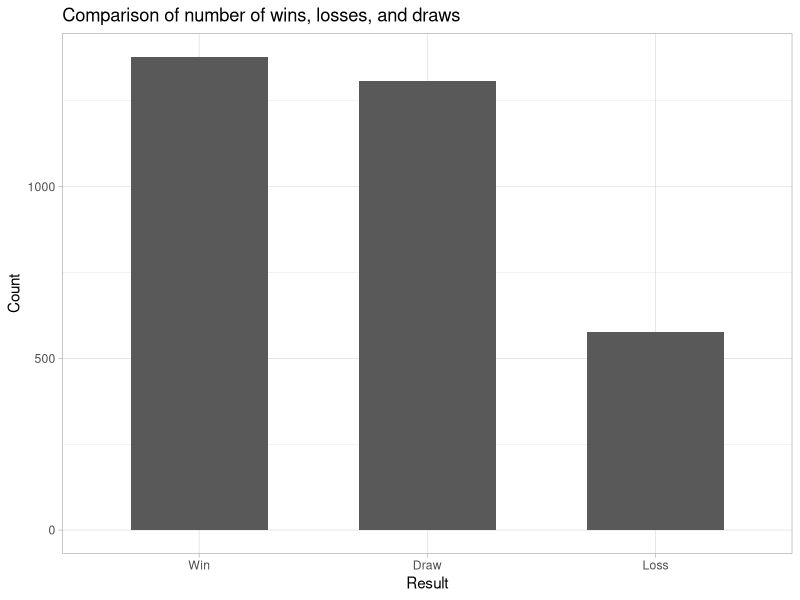
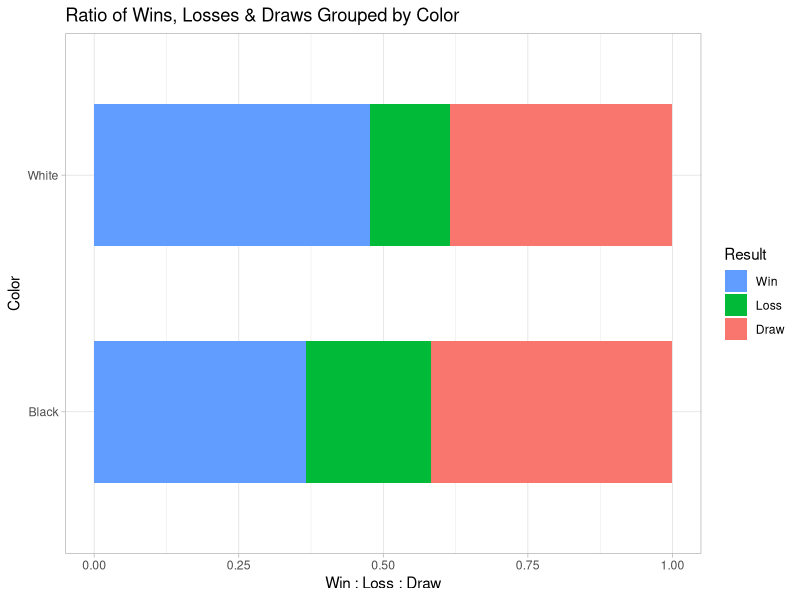
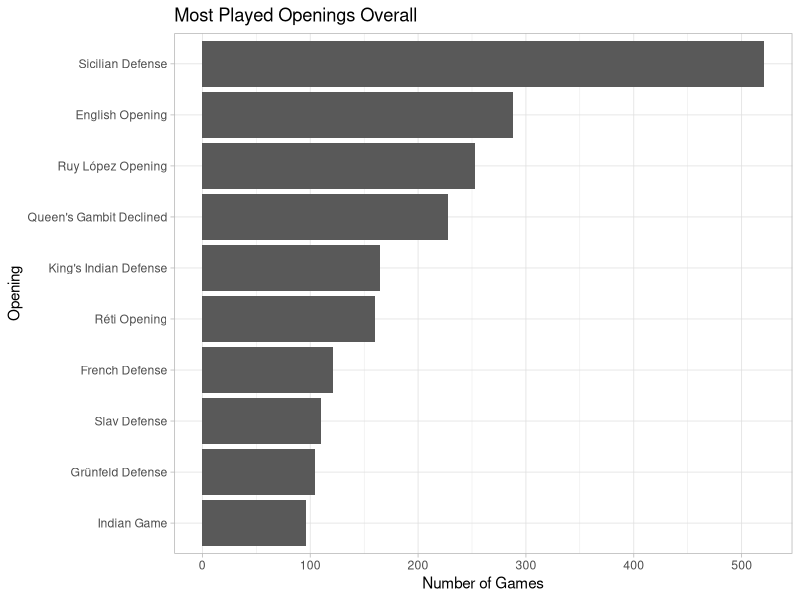
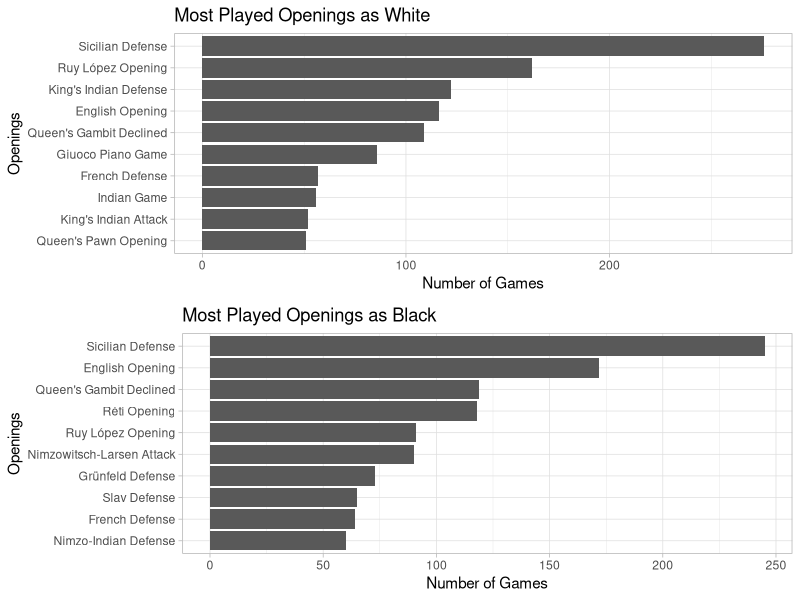
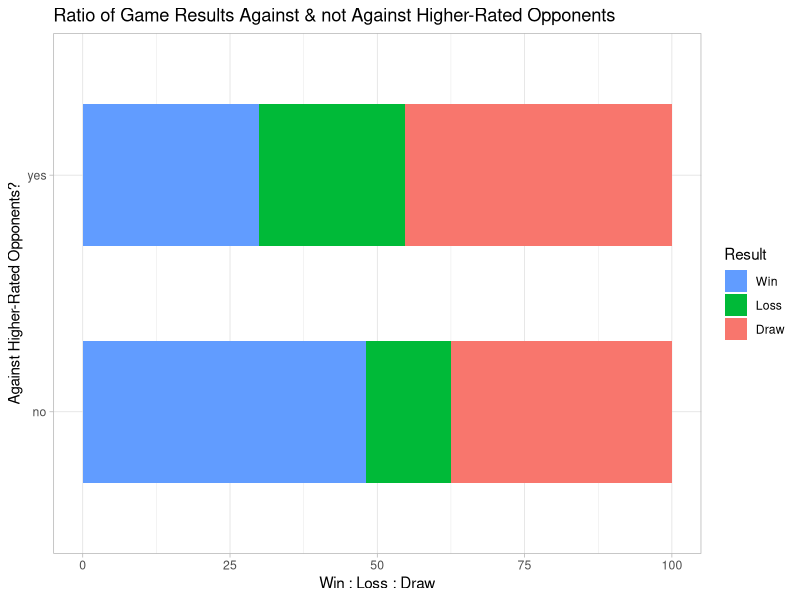
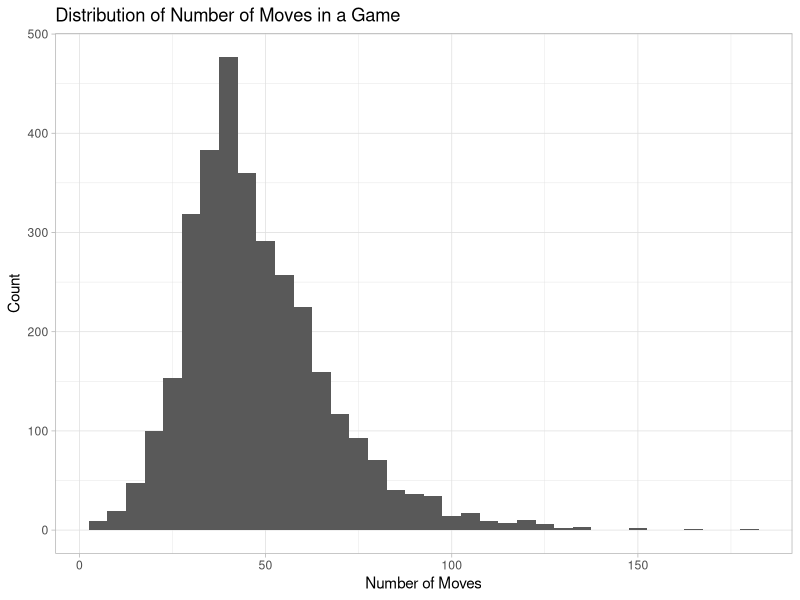
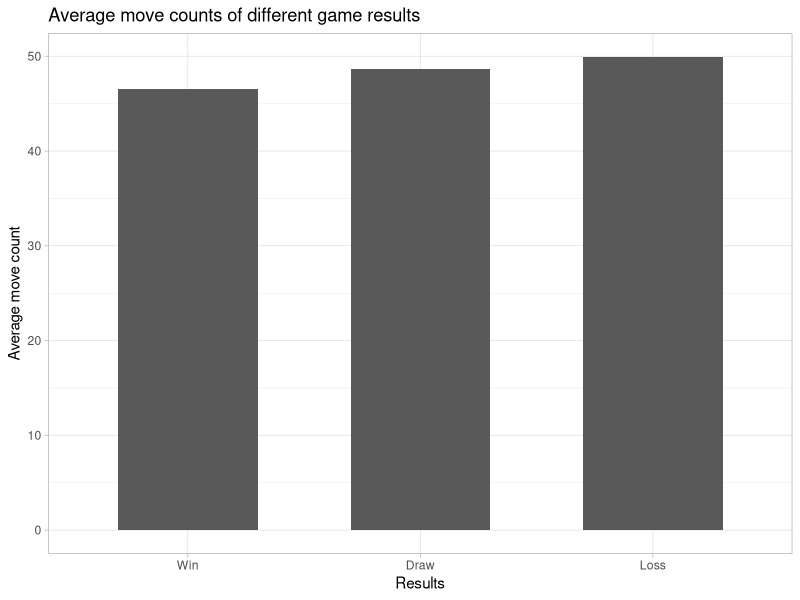
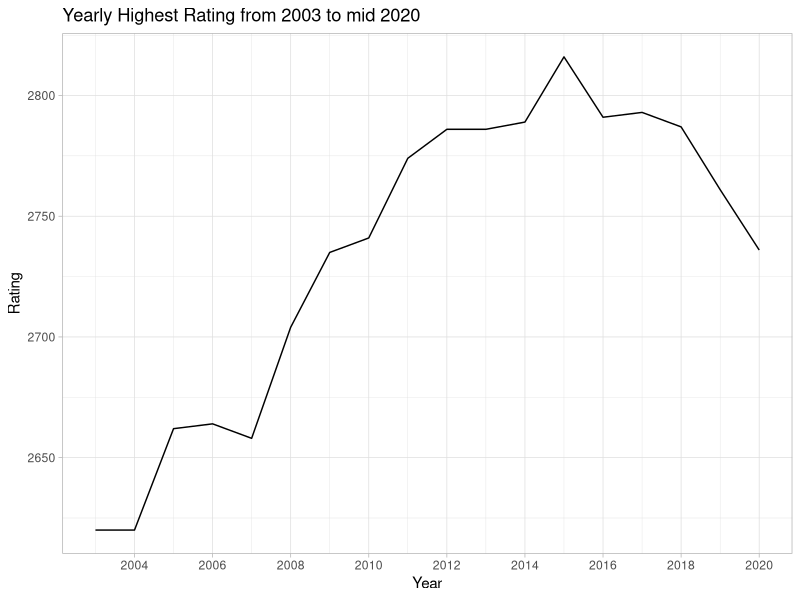

Source code (R) for these figures, in order:
## ---- chunk 1
knitr::opts_chunk$set(message = FALSE)
## ---- chunk 2
library(readr)
library(dplyr)
library(ggplot2)
library(gridExtra)
## ---- chunk 3
df <- read_csv("cleaned_data.csv")
head(df)
## ---- chunk 4
# count of win, draw, loss
overall_win <- df %>%
  group_by(Result) %>%
  summarise(Count = n())

# vars for inline code
ngame <- summarise(df, n()) %>% as.character()
wins <- overall_win[3, 2] %>% as.character()
loss <- overall_win[2, 2] %>% as.character()
draw <- overall_win[1, 2] %>% as.character()
wr <- round(as.numeric(wins) / as.numeric(ngame) * 100, 2)

# plot
overall_win %>%
  ggplot(aes(x = reorder(Result, -Count), y = Count)) +
  geom_bar(stat = "identity", width = 0.6) +
  labs(
    title = "Comparison of number of wins, losses, and draws",
    x = "Result"
  ) +
  theme_light()
## ---- chunk 5
# ratio of win, draw, loss by color
winrate <- df %>%
  group_by(Color, Result) %>%
  summarise(count = n()) %>%
  mutate(Percentage = count / sum(count) * 100) %>%
  select(-count) 

# vars for inline code
w_wr <- round(winrate[6, 3], 2) %>% as.character()
b_wr <- round(winrate[3, 3], 2) %>% as.character()

# plot
winrate %>%
  ggplot(aes(x = Color, y = Percentage, fill = Result)) +
  geom_bar(stat = "identity", position = "fill", width = 0.6) +
  coord_flip() +
  labs(
    title = "Ratio of Wins, Losses & Draws Grouped by Color",
    y = "Win : Loss : Draw"
  ) +
  guides(fill = guide_legend(reverse = TRUE)) +
  theme_light()
## ---- chunk 6
# openings and their game count
overall_op <- df %>%
  group_by(Opening) %>%
  summarise(N_games = n()) %>%
  arrange(desc(N_games))

# top 10 most played openings
head(overall_op, 10) %>%
  ggplot(aes(x = reorder(Opening, N_games), y = N_games)) +
  geom_bar(stat = "identity") +
  coord_flip() +
  labs(
    title = "Most Played Openings Overall",
    x = "Opening",
    y = "Number of Games"
  ) +
  theme_light()
## ---- chunk 7
# top 10 most played openings grouped by color
top_by_color <- df %>%
  group_by(Color, Opening) %>%
  summarise(N_games = n()) %>%
  top_n(n = 10, wt = N_games)

# top 10 most played openings by white
white <- head(top_by_color, 10) %>%
  ggplot(aes(x = reorder(Opening, N_games), y = N_games)) +
  geom_bar(stat = "identity") +
  coord_flip() +
  labs(
    title = "Most Played Openings as White",
    x = "Openings",
    y = "Number of Games"
  ) +
  theme_light()


# top 10 most played openings by black
black <- tail(top_by_color, 10) %>%
  ggplot(aes(x = reorder(Opening, N_games), y = N_games)) +
  geom_bar(stat = "identity") +
  coord_flip() +
  labs(
    title = "Most Played Openings as Black",
    x = "Openings",
    y = "Number of Games"
  ) +
  theme_light()

grid.arrange(white, black)
## ---- chunk 8
# results against/not-against higher rated opponents
vs_higher <-df %>%
  mutate(Vs_higher = if_else(Opponent_rating > Rating, "yes","no")) %>%
  group_by(Vs_higher, Result) %>%
  summarise(count = n()) %>%
  mutate(Percentage = count / sum(count) * 100) %>%
  select(-count) %>%
  arrange(desc(Vs_higher))

# vars for inline code
highdraw <- round(vs_higher[1, 3], 2) %>% as.character()
lowwin <- round(vs_higher[6, 3], 2) %>% as.character()

#plot
vs_higher %>%
  ggplot(aes(x = Vs_higher, y = Percentage, fill = Result)) +
  geom_bar(stat = "identity", width = 0.6) +
  coord_flip() +
  labs(
    title = "Ratio of Game Results Against & not Against Higher-Rated Opponents",
    x = "Against Higher-Rated Opponents?",
    y = "Win : Loss : Draw"
  ) +
  guides(fill = guide_legend(reverse = TRUE)) +
  theme_light()
## ---- chunk 9
# avg number of moves
avg_mv <- round(mean(df$Moves)) %>% as.character()

# move count distribution
df %>%
  ggplot(aes(x = Moves)) +
  geom_histogram(binwidth = 5) +
  labs(
    title = "Distribution of Number of Moves in a Game",
    x = "Number of Moves",
    y = "Count"
  ) +
  theme_light()
## ---- chunk 10
# avg moves for win/draw/loss plot
df %>%
  group_by(Result) %>%
  summarise(Mean_moves = mean(Moves)) %>%
  ggplot(aes(x = reorder(Result, Mean_moves), y = Mean_moves)) +
  geom_bar(stat = "identity", width = 0.6) +
  labs(
    title = "Average move counts of different game results",
    x = "Results",
    y = "Average move count"
  ) +
  theme_light()
## ---- chunk 11
# highest rating of each year 2003-2020
df %>%
  group_by(Year) %>%
  filter(Year > 2002) %>%
  summarise(highest_rt = max(Rating, na.rm = TRUE)) %>%
  ggplot(aes(x = Year, y = highest_rt)) +
  geom_line() +
  scale_x_continuous(breaks = seq(2002, 2020, 2)) +
  labs(
    title = "Yearly Highest Rating from 2003 to mid 2020",
    y = "Rating"
  ) +
  theme_light()

max_rt <- max(df$Rating) %>% as.character()
## ---- chunk 12
# top 10 most played opponents
reg_opp <- df %>%
  group_by(Opponent) %>%
  summarise(n = n()) %>%
  arrange(desc(n)) %>%
  head(10)

# top 10 barchart
reg_opp %>%
  ggplot(aes(x = reorder(Opponent, n), y = n)) +
  geom_bar(stat = "identity", width = 0.6) +
  coord_flip() +
  labs(
    title = "Top 10 Players He Plays with Most Often",
    x = "Opponent",
    y = "Number of games played"
  ) +
  theme_light()
## ---- chunk 13
# w/d/l ratio 
df %>%
  group_by(Opponent, Result) %>%
  filter(Opponent %in% reg_opp$Opponent) %>%
  summarise(n = n()) %>%
  ggplot(aes(x = Opponent, y = n, fill = Result)) +
  geom_bar(stat = "identity",position = "fill", width = 0.6) +
  coord_flip() +
  labs(
    title = "Results Against Players He Plays With Most Often",
    x = "Opponent",
    y = "Win : Loss : Draw"
  ) +
  guides(fill = guide_legend(reverse = TRUE)) +
  theme_light()
## ---- chunk 14
# openings with game number > 20
freq_op <- df %>%
  group_by(Opening) %>%
  summarise(count = n()) %>%
  filter(count > 20)

# colors, openings, results 
op_res <- df %>%
  select(Color, Opening, Result) %>%
  filter(Opening %in% freq_op$Opening)

# cochran-mantel-haenszel tes on op_res
tb <- table(op_res$Color, op_res$Opening, op_res$Result)
mantelhaen.test(tb)
## ---- chunk 15
# top 10 op overal
df %>%
  filter(Opening %in% op_res$Opening) %>%
  group_by(Opening, Result) %>%
  summarise(Count = n()) %>%
  mutate(Winrate = round(Count / sum(Count) * 100, 2)) %>%
  filter(Result == "Win") %>%
  select(-Count, -Result) %>%
  arrange(desc(Winrate)) %>%
  head(10) %>%
  ggplot(aes(x = reorder(Opening, Winrate), y = Winrate)) +
  geom_bar(stat = "Identity", width = 0.6) +
  coord_flip() +
  scale_y_continuous(limits = c(0, 100)) +
  labs(
    title = "Top 10 Win-Rates of Openings Overall",
    x = "Opening",
    y = "Win-rate in percentages(%)"
  ) +
  theme_light()
## ---- chunk 16
# top 10 white op
opw <- df %>%
  filter(Opening %in% op_res$Opening) %>%
  group_by(Color, Opening, Result) %>%
  summarise(Count = n()) %>%
  mutate(Winrate = round(Count / sum(Count) * 100, 2)) %>%
  filter(Result == "Win" & Color == "White") %>%
  select(-Count, -Result) %>%
  arrange(desc(Winrate)) %>%
  head(10) %>%
  ggplot(aes(x = reorder(Opening, Winrate), y = Winrate)) +
  geom_bar(stat = "Identity", width = 0.6) +
  coord_flip() +
  scale_y_continuous(limits = c(0, 100)) +
  labs(
    title = "Top 10 Win-rates of Openings Played as White",
    x = "Opening",
    y = "Win-Rate in Percentages(%)"
  ) +
  theme_light()


# top 10 black op
opb <- df %>%
  filter(Opening %in% op_res$Opening) %>%
  group_by(Color, Opening, Result) %>%
  summarise(Count = n()) %>%
  mutate(Winrate = round(Count / sum(Count) * 100, 2)) %>%
  filter(Result == "Win" & Color == "Black") %>%
  select(-Count, -Result) %>%
  arrange(desc(Winrate)) %>%
  head(10) %>%
  ggplot(aes(x = reorder(Opening, Winrate), y = Winrate)) +
  geom_bar(stat = "Identity", width = 0.6) +
  coord_flip() +
  scale_y_continuous(limits = c(0, 100)) +
  labs(
    title = "Top 10 Win-rates of Openings Played as Black",
    x = "Opening",
    y = "Win-Rate in Percentages(%)"
  ) +
  theme_light()

grid.arrange(opw, opb)
